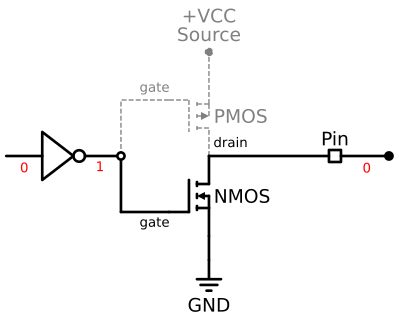

Here is the Python script that generated this plot:
import schemdraw
from schemdraw import dsp, logic
from schemdraw import elements as elem


def wrapper(elem):
    return elem.linestyle("--").color("gray").linewidth(1)


with schemdraw.Drawing() as d:
    d.config(unit=0.5)

    pmos = elem.PMos().label("PMOS")
    pmos = wrapper(pmos)
    nmos = elem.NMos().label("NMOS")

    P = (
        logic.Line()
        .left(d.unit * 2)
        .at(pmos.gate)
        .label("gate", "top", ofst=(-0.2, -0.1), fontsize=10)
    )
    P = wrapper(P)
    N = (
        logic.Line()
        .left(d.unit * 2)
        .at(nmos.gate)
        .label("gate", "bottom", ofst=(-0.2, 0.1), fontsize=10)
    )

    mid_point = (P.end[0], pmos.drain[1])
    logic.Line().left(d.unit * 1.5).at(mid_point).idot(open=True).label(
        "1", "bottom", fontsize=10, color="red", ofst=(0.1, 0)
    )
    A = logic.Not().left().reverse()
    logic.Line().left(d.unit * 1.5).at(A.in1).label(
        "0", "bottom", fontsize=10, color="red"
    )

    wrapper(logic.Wire("|-").at(mid_point).to(P.end))
    logic.Wire("|-").at(mid_point).to(N.end)

    logic.Line().right(d.unit * 5).at(pmos.drain).label(
        "drain", ofst=(-0.8, 0.15), fontsize=10
    )
    dsp.Square().scale(d.unit * 0.5).label("Pin", "top", ofst=(0, 0.2))
    logic.Line().right(d.unit * 2).dot().label(
        "0", "bottom", fontsize=10, color="red", ofst=(0, -0.03)
    )

    wrapper(logic.Line().up().at(pmos.source).dot().label("+VCC\nSource", "right"))
    logic.Line().down().at(nmos.source)
    elem.Ground().label("GND", "bottom")

    image_bytes = d.get_imagedata("svg")

with open("output-buffer-0.svg", "wb") as f:
    f.write(image_bytes)
